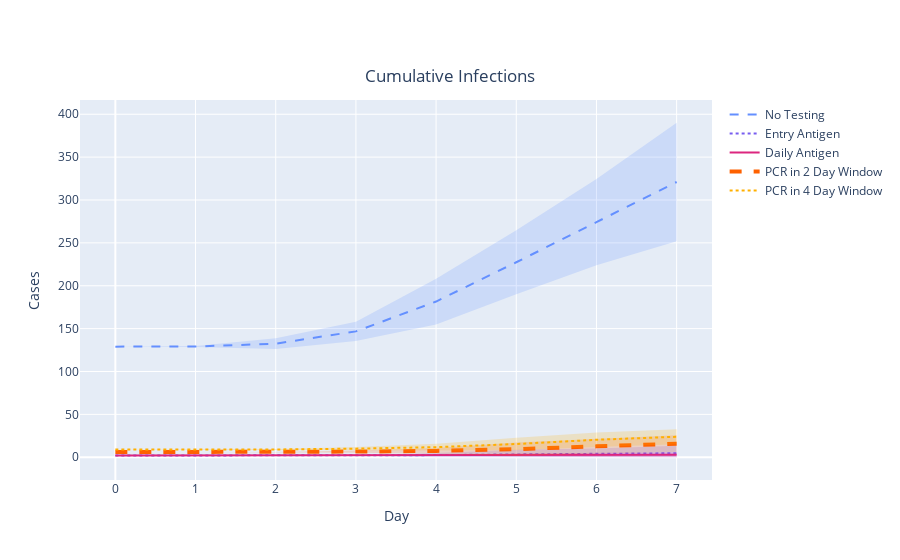

Here is the notebook cell this chart was saved with:
### Code cell
# Figure: Cumulative Infections - Testing

fig = go.Figure([
    go.Scatter( # Default
        x=default_scen_cum_inf['dates'].tolist(),
        y=default_scen_cum_inf['cum_infections'].tolist(),
        line=dict(color='rgb(100,143,255)', dash = 'dash'),
        mode='lines',
        name="No Testing",
        showlegend=True
    ),
    go.Scatter( # Default confidence interval
        x=default_scen_cum_inf['dates'].tolist()+default_scen_cum_inf['dates'].tolist()[::-1], # x, then x reversed
        y=default_scen_cum_inf['cum_infections_high'].tolist()+default_scen_cum_inf['cum_infections_low'].tolist()[::-1], # upper, then lower reversed
        fill='toself',
        fillcolor='rgba(100,143,255,0.2)',
        line=dict(color='rgba(255,255,255,0)'),
        hoverinfo="skip",
        #name = '95% Confidence Interval',
        showlegend=False
    ),
    go.Scatter( # Entry Antigen
        x=entry_antigen_scen_cum_inf['dates'].tolist(),
        y=entry_antigen_scen_cum_inf['cum_infections'].tolist(),
        line=dict(color='rgb(120,94,240)', dash = 'dot'),
        mode='lines',
        name="Entry Antigen",
        showlegend=True
    ),
    go.Scatter( # Entry Antigen confidence interval
        x=entry_antigen_scen_cum_inf['dates'].tolist()+entry_antigen_scen_cum_inf['dates'].tolist()[::-1], # x, then x reversed
        y=entry_antigen_scen_cum_inf['cum_infections_high'].tolist()+entry_antigen_scen_cum_inf['cum_infections_low'].tolist()[::-1], # upper, then lower reversed
        fill='toself',
        fillcolor='rgba(120,94,240,0.2)',
        line=dict(color='rgba(255,255,255,0)'),
        hoverinfo="skip",
        #name = '95% Confidence Interval',
        showlegend=False
    ),
    go.Scatter( # Daily Antigen
        x=daily_antigen_scen_cum_inf['dates'].tolist(),
        y=daily_antigen_scen_cum_inf['cum_infections'].tolist(),
        line=dict(color='rgb(220,38,127)'),
        mode='lines',
        name="Daily Antigen",
        showlegend=True
    ),
    go.Scatter( # Daily Antigen confidence interval
        x=daily_antigen_scen_cum_inf['dates'].tolist()+daily_antigen_scen_cum_inf['dates'].tolist()[::-1], # x, then x reversed
        y=daily_antigen_scen_cum_inf['cum_infections_high'].tolist()+daily_antigen_scen_cum_inf['cum_infections_low'].tolist()[::-1], # upper, then lower reversed
        fill='toself',
        fillcolor='rgba(220,38,127,0.2)',
        line=dict(color='rgba(255,255,255,0)'),
        hoverinfo="skip",
        #name = '95% Confidence Interval',
        showlegend=False
    ),
    go.Scatter( # PCR 2 Day
        x=pcr_2_scen_cum_inf['dates'].tolist(),
        y=pcr_2_scen_cum_inf['cum_infections'].tolist(),
        line=dict(color='rgb(254, 97, 0)', width= 4, dash = 'dash'),
        mode='lines',
        name="PCR in 2 Day Window",
        showlegend=True
    ),
    go.Scatter( # PCR 2 Day confidence interval
        x=pcr_2_scen_cum_inf['dates'].tolist()+pcr_2_scen_cum_inf['dates'].tolist()[::-1], # x, then x reversed
        y=pcr_2_scen_cum_inf['cum_infections_high'].tolist()+pcr_2_scen_cum_inf['cum_infections_low'].tolist()[::-1], # upper, then lower reversed
        fill='toself',
        fillcolor='rgba(254, 97, 0,0.2)',
        line=dict(color='rgba(255,255,255,0)'),
        hoverinfo="skip",
        #name = '95% Confidence Interval',
        showlegend=False
    ),
    go.Scatter( # PCR 4 Day
        x=pcr_4_scen_cum_inf['dates'].tolist(),
        y=pcr_4_scen_cum_inf['cum_infections'].tolist(),
        line=dict(color='rgb(255, 176, 0)', width = 2, dash = 'dot'),
        mode='lines',
        name="PCR in 4 Day Window",
        showlegend=True
    ),
    go.Scatter( # PCR 4 Day confidence interval
        x=pcr_4_scen_cum_inf['dates'].tolist()+pcr_4_scen_cum_inf['dates'].tolist()[::-1], # x, then x reversed
        y=pcr_4_scen_cum_inf['cum_infections_high'].tolist()+pcr_4_scen_cum_inf['cum_infections_low'].tolist()[::-1], # upper, then lower reversed
        fill='toself',
        fillcolor='rgba(255, 176, 0,0.2)',
        line=dict(color='rgba(255,255,255,0)'),
        hoverinfo="skip",
        #name = '95% Confidence Interval',
        showlegend=False
    )
])

fig.update_layout(
    title_text='Cumulative Infections', title_x=0.5, title_y=0.875,
    xaxis_title="Day",
    yaxis_title="Cases"
)

fig.show()

### Figure 1 — Plotly figure (JSON) as saved in the notebook; plotly's stock layout.template omitted (floating-point values rounded to 4 significant figures)
{"data": [{"line": {"color": "rgb(100,143,255)", "dash": "dash"}, "mode": "lines", "name": "No Testing", "showlegend": true, "type": "scatter", "x": [0, 1, 2, 3, 4, 5, 6, 7], "y": [129, 129.1, 132.5, 146.8, 181.6, 227.4, 274.2, 321]}, {"fill": "toself", "fillcolor": "rgba(100,143,255,0.2)", "hoverinfo": "skip", "line": {"color": "rgba(255,255,255,0)"}, "showlegend": false, "type": "scatter", "x": [0, 1, 2, 3, 4, 5, 6, 7, 7, 6, 5, 4, 3, 2, 1, 0], "y": [129, 129.7, 138.8, 158, 208.3, 264.6, 324.5, 390.1, 251.9, 223.9, 190.2, 154.9, 135.6, 126.2, 128.5, 129]}, {"line": {"color": "rgb(120,94,240)", "dash": "dot"}, "mode": "lines", "name": "Entry Antigen", "showlegend": true, "type": "scatter", "x": [0, 1, 2, 3, 4, 5, 6, 7], "y": [2, 2, 2, 2, 2.5, 3.3, 3.7, 4.7]}, {"fill": "toself", "fillcolor": "rgba(120,94,240,0.2)", "hoverinfo": "skip", "line": {"color": "rgba(255,255,255,0)"}, "showlegend": false, "type": "scatter", "x": [0, 1, 2, 3, 4, 5, 6, 7, 7, 6, 5, 4, 3, 2, 1, 0], "y": [2, 2, 2, 2, 4.908, 8.744, 10.34, 13.56, 0, 0, 0, 0.09168, 2, 2, 2, 2]}, {"line": {"color": "rgb(220,38,127)"}, "mode": "lines", "name": "Daily Antigen", "showlegend": true, "type": "scatter", "x": [0, 1, 2, 3, 4, 5, 6, 7], "y": [2, 2, 2, 2, 2.1, 2.4, 2.6, 2.8]}, {"fill": "toself", "fillcolor": "rgba(220,38,127,0.2)", "hoverinfo": "skip", "line": {"color": "rgba(255,255,255,0)"}, "showlegend": false, "type": "scatter", "x": [0, 1, 2, 3, 4, 5, 6, 7, 7, 6, 5, 4, 3, 2, 1, 0], "y": [2, 2, 2, 2, 2.7, 4.233, 5.161, 5.872, 0, 0.03875, 0.567, 1.5, 2, 2, 2, 2]}, {"line": {"color": "rgb(254, 97, 0)", "dash": "dash", "width": 4}, "mode": "lines", "name": "PCR in 2 Day Window", "showlegend": true, "type": "scatter", "x": [0, 1, 2, 3, 4, 5, 6, 7], "y": [6, 6, 6, 6.6, 7.4, 9.4, 12.7, 15.8]}, {"fill": "toself", "fillcolor": "rgba(254, 97, 0,0.2)", "hoverinfo": "skip", "line": {"color": "rgba(255,255,255,0)"}, "showlegend": false, "type": "scatter", "x": [0, 1, 2, 3, 4, 5, 6, 7, 7, 6, 5, 4, 3, 2, 1, 0], "y": [6, 6, 6, 7.927, 10.77, 17.31, 21.05, 25.55, 6.051, 4.355, 1.491, 4.03, 5.273, 6, 6, 6]}, {"line": {"color": "rgb(255, 176, 0)", "dash": "dot", "width": 2}, "mode": "lines", "name": "PCR in 4 Day Window", "showlegend": true, "type": "scatter", "x": [0, 1, 2, 3, 4, 5, 6, 7], "y": [9, 9, 9.1, 10, 11.8, 15.4, 20.4, 23.9]}, {"fill": "toself", "fillcolor": "rgba(255, 176, 0,0.2)", "hoverinfo": "skip", "line": {"color": "rgba(255,255,255,0)"}, "showlegend": false, "type": "scatter", "x": [0, 1, 2, 3, 4, 5, 6, 7, 7, 6, 5, 4, 3, 2, 1, 0], "y": [9, 9, 9.7, 12, 15.68, 22.62, 28.85, 32.64, 15.16, 11.95, 8.178, 7.922, 8, 8.5, 9, 9]}], "layout": {"title": {"text": "Cumulative Infections", "x": 0.5, "y": 0.875}, "xaxis": {"title": {"text": "Day"}}, "yaxis": {"title": {"text": "Cases"}}}}
